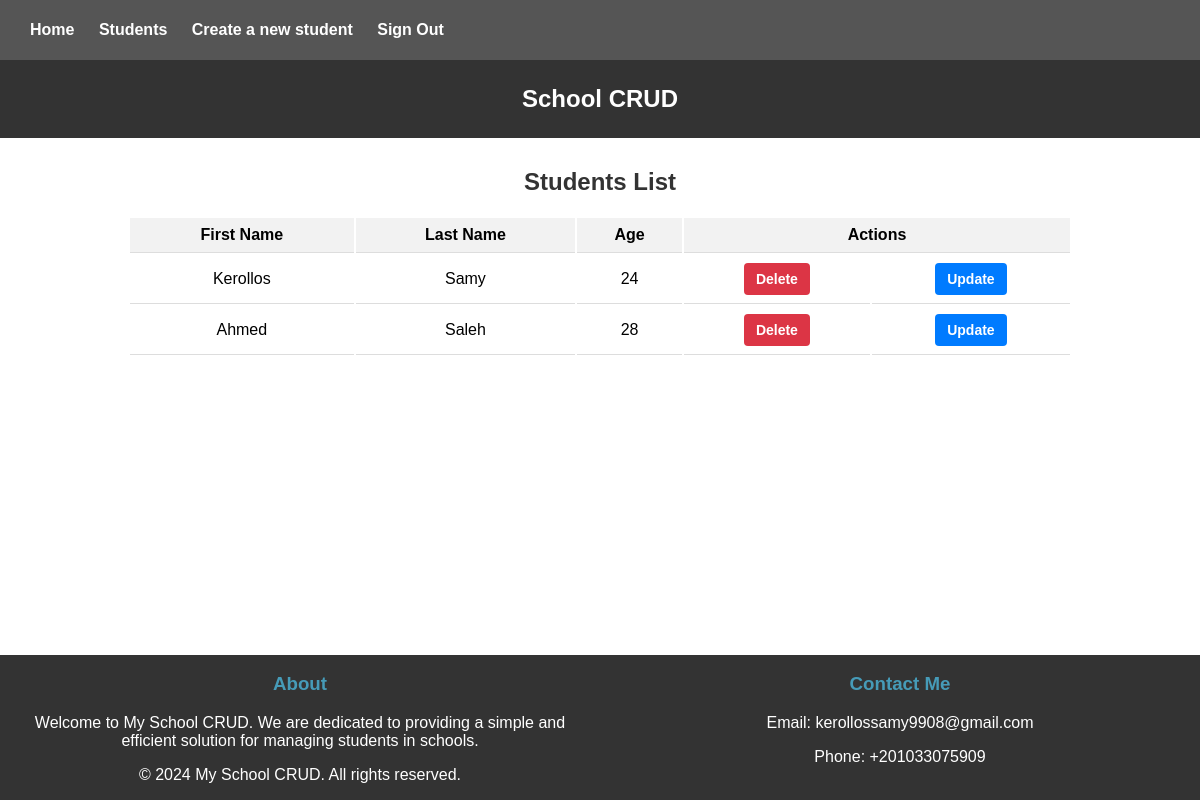
/students/ (signed in), run on an earlier commit of the app's database.
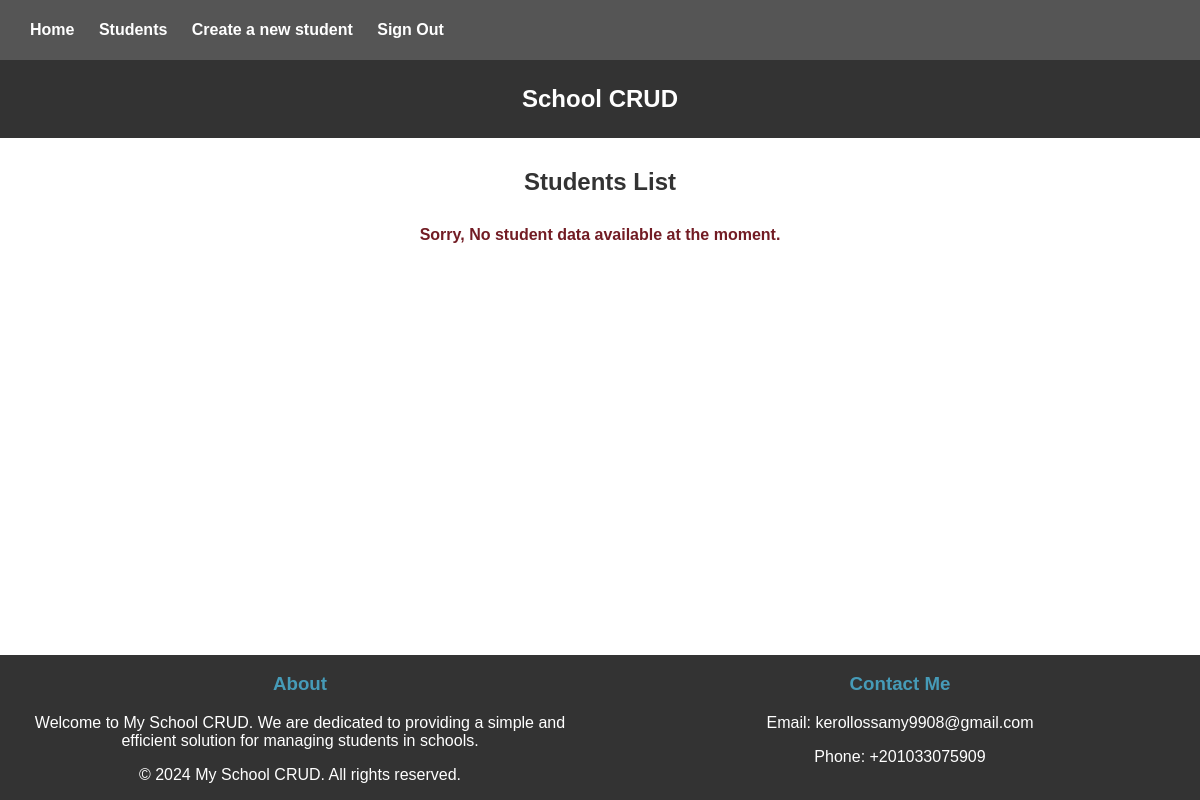
And on a later commit of the database.
### day2/models.py (models this page shows)
class Student(models.Model):
    id=models.IntegerField(primary_key=True)
    f_name=models.CharField(max_length=50)
    l_name=models.CharField(max_length=50)
    age=models.IntegerField()

### day2/views.py (the view)
# urls.py: path('students/',students, name='students'),
def students(request):
    if 'user_email' in request.session:
        students = Student.objects.all()
        return render(request, 'day2/students.html',{'students': students})
    else:
        messages.error(request, 'You need to sign in first.')
        return redirect("signin")

### day2/templates/day2/students.html
{% extends "base.html" %}
{% load static %}
{% block style %}
    <link rel="stylesheet" href="{% static 'css/students.css' %}">
{% endblock style %}
{% block content %}
<h2 class="title">Students List</h2>
{% if students %}
    <table>
        <thead>
            <tr>
                <th>First Name</th>
                <th>Last Name</th>
                <th>Age</th>
                <th colspan="2" class="actions-header">Actions</th>
            </tr>
        </thead>
        <tbody>
            {% for student in students %}
                <tr>
                    <td>{{ student.f_name }}</td>
                    <td>{{ student.l_name }}</td>
                    <td>{{ student.age }}</td>
                    <td>
                        <a class="button delete-btn" href="{% url 'delete_student' student.id %}">Delete</a>
                    </td>
                    <td>
                        <a class="button update-btn" href="{% url 'update_student' student.id %}">Update</a>
                    </td>
                </tr>
            {% endfor %}
        </tbody>
    </table>
{% else %}
    <h4 class="message">Sorry, No student data available at the moment.</h4>
{% endif %}
{% endblock content %}

### templates/base.html (shortened to what this page needs)
{% load static %}
<!DOCTYPE html>
<html lang="en">
    <head>
        <link rel="stylesheet" href="{% static 'css/base.css' %}">
        {% block style %}
        {% endblock style %}
    </head>
    <body>
        <nav>
            <ul>
                <li>
                    <a href="{% url 'home' %}">Home</a>
                </li>
                <li>
                    <a href="{% url 'students' %}">Students</a>
                </li>
                <li>
                    <a href="{% url 'create_student' %}">Create a new student</a>
                </li>
                {% if 'user_email' in request.session %}
                    <li>
                        <a href="{% url 'signout' %}">Sign Out</a>
                    </li>
                {% endif %}
            </ul>
        </nav>
        <header>
            <h2>School CRUD</h2>
        </header>
        <main>
            {% block content %}
            {% endblock content %}
        </main>
        <footer>
            <div class="footer-content">
                <div class="footer-left">
                    <h3>About</h3>
                    <p>
                        Welcome to My School CRUD. We are dedicated to providing a simple and efficient solution for managing students in schools.
                    </p>
                    <p>© 2024 My School CRUD. All rights reserved.</p>
                </div>
                <div class="footer-right">
                    <h3>Contact Me</h3>
                    <p>Email: kerollossamy9908@gmail.com</p>
                    <p>Phone: +201033075909</p>
                </div>
            </div>
        </footer>
    </body>
</html>

### static/css/base.css (style rules this page uses)
body { font-family: Arial, sans-serif; margin: 0; padding: 0; }
header { background-color: #333; color: #fff; padding: 5px; text-align: center; }
nav { background-color: #555; padding: 5px 10px; }
nav ul { list-style-type: none; padding: 0 20px; }
nav ul li { display: inline; margin-right: 20px; }
nav ul li a { color: #fff; text-decoration: none; font-weight: bold; }
main { padding: 10px; }
footer { width: 100%; background-color: #333; color: #fff; text-align: center; position: fixed; bottom: 0; }
.footer-content { display: flex; flex-wrap: wrap; justify-content: space-around; }
.footer-left, .footer-right { flex-basis: 45%; }
.footer-left h3, .footer-right h3 { color: #469bb8; }

### static/css/students.css (style rules this page uses)
.title { text-align: center; margin-top: 20px; margin-bottom: 20px; font-size: 24px; color: #333; }
a { text-decoration: none; color: #007bff; }
.message { margin-top: 20px; padding: 10px; color: #721c24; border-radius: 4px; text-align: center; }

What changed in the data, as far as the page shows it:
removed Student: f_name "Kerollos", l_name "Samy", age "24"
removed Student: f_name "Ahmed", l_name "Saleh", age "28"
Also different on the page:
text no longer shown: "First Name Last Name Age Actions"
text now shown: "Sorry, No student data available at the moment."
